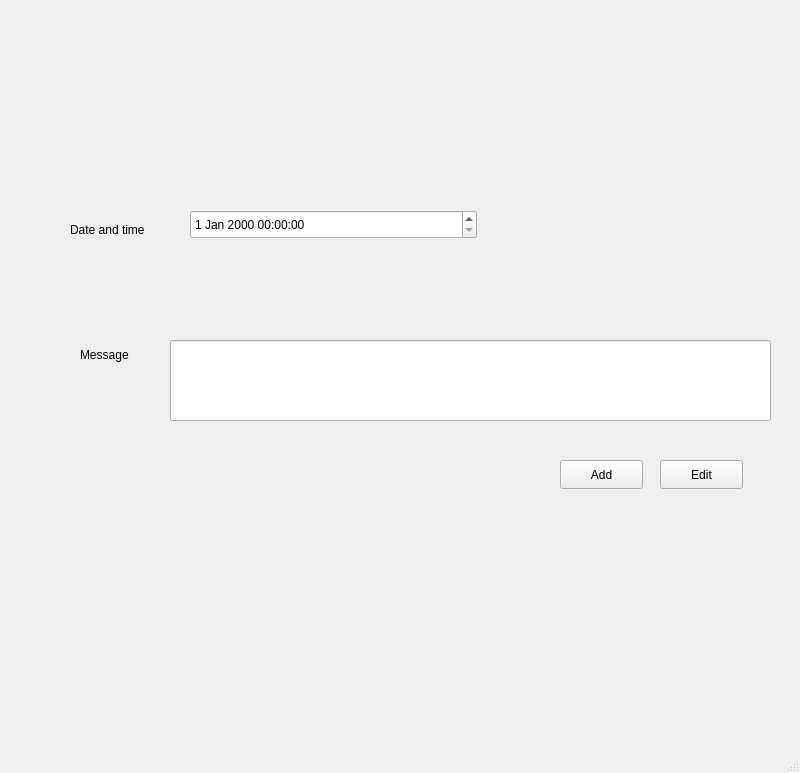
<?xml version="1.0" encoding="UTF-8"?>
<ui version="4.0">
 <class>remWindowClass</class>
 <widget class="QMainWindow" name="remWindowClass">
  <property name="geometry">
   <rect>
    <x>0</x>
    <y>0</y>
    <width>800</width>
    <height>773</height>
   </rect>
  </property>
  <property name="windowTitle">
   <string>MainWindow</string>
  </property>
  <widget class="QWidget" name="centralwidget">
   <widget class="QPushButton" name="reminder_add">
    <property name="geometry">
     <rect>
      <x>560</x>
      <y>460</y>
      <width>83</width>
      <height>29</height>
     </rect>
    </property>
    <property name="text">
     <string>Add</string>
    </property>
   </widget>
   <widget class="QLabel" name="label_2">
    <property name="geometry">
     <rect>
      <x>80</x>
      <y>340</y>
      <width>58</width>
      <height>29</height>
     </rect>
    </property>
    <property name="text">
     <string>Message</string>
    </property>
   </widget>
   <widget class="QLineEdit" name="Reminders">
    <property name="geometry">
     <rect>
      <x>170</x>
      <y>340</y>
      <width>601</width>
      <height>81</height>
     </rect>
    </property>
   </widget>
   <widget class="QDateTimeEdit" name="reminder_date">
    <property name="geometry">
     <rect>
      <x>190</x>
      <y>210</y>
      <width>287</width>
      <height>29</height>
     </rect>
    </property>
   </widget>
   <widget class="QPushButton" name="Edit_button">
    <property name="geometry">
     <rect>
      <x>660</x>
      <y>460</y>
      <width>83</width>
      <height>29</height>
     </rect>
    </property>
    <property name="text">
     <string>Edit</string>
    </property>
   </widget>
   <widget class="QLabel" name="label">
    <property name="geometry">
     <rect>
      <x>70</x>
      <y>219</y>
      <width>101</width>
      <height>21</height>
     </rect>
    </property>
    <property name="text">
     <string>Date and time</string>
    </property>
   </widget>
  </widget>
  <widget class="QMenuBar" name="menubar">
   <property name="geometry">
    <rect>
     <x>0</x>
     <y>0</y>
     <width>800</width>
     <height>26</height>
    </rect>
   </property>
  </widget>
  <widget class="QStatusBar" name="statusbar"/>
 </widget>
 <resources/>
 <connections/>
</ui>
